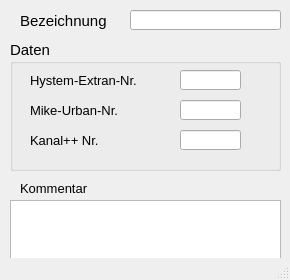
<?xml version="1.0" encoding="UTF-8"?>
<ui version="4.0">
 <class>MainWindow</class>
 <widget class="QMainWindow" name="MainWindow">
  <property name="geometry">
   <rect>
    <x>0</x>
    <y>0</y>
    <width>290</width>
    <height>280</height>
   </rect>
  </property>
  <property name="minimumSize">
   <size>
    <width>290</width>
    <height>280</height>
   </size>
  </property>
  <property name="font">
   <font>
    <family>Tahoma</family>
    <pointsize>10</pointsize>
   </font>
  </property>
  <property name="windowTitle">
   <string>MainWindow</string>
  </property>
  <property name="layoutDirection">
   <enum>Qt::LeftToRight</enum>
  </property>
  <widget class="QWidget" name="centralwidget">
   <widget class="QLabel" name="label_4">
    <property name="geometry">
     <rect>
      <x>20</x>
      <y>10</y>
      <width>120</width>
      <height>21</height>
     </rect>
    </property>
    <property name="font">
     <font>
      <family>Tahoma</family>
      <pointsize>11</pointsize>
     </font>
    </property>
    <property name="text">
     <string>Bezeichnung</string>
    </property>
    <property name="alignment">
     <set>Qt::AlignLeading|Qt::AlignLeft|Qt::AlignVCenter</set>
    </property>
   </widget>
   <widget class="QLineEdit" name="bezeichnung">
    <property name="geometry">
     <rect>
      <x>130</x>
      <y>10</y>
      <width>151</width>
      <height>20</height>
     </rect>
    </property>
    <property name="toolTip">
     <string>&lt;html&gt;&lt;head/&gt;&lt;body&gt;&lt;p&gt;Eindeutige Bezeichnung&lt;/p&gt;&lt;/body&gt;&lt;/html&gt;</string>
    </property>
    <property name="statusTip">
     <string>Eindeutige Bezeichnung</string>
    </property>
    <property name="text">
     <string/>
    </property>
   </widget>
   <widget class="QGroupBox" name="groupBox_3">
    <property name="geometry">
     <rect>
      <x>10</x>
      <y>40</y>
      <width>271</width>
      <height>131</height>
     </rect>
    </property>
    <property name="font">
     <font>
      <family>Tahoma</family>
      <pointsize>11</pointsize>
     </font>
    </property>
    <property name="title">
     <string>Daten</string>
    </property>
    <widget class="QLabel" name="label_5">
     <property name="geometry">
      <rect>
       <x>20</x>
       <y>30</y>
       <width>121</width>
       <height>21</height>
      </rect>
     </property>
     <property name="font">
      <font>
       <family>Tahoma</family>
       <pointsize>10</pointsize>
      </font>
     </property>
     <property name="text">
      <string>&lt;html&gt;&lt;head/&gt;&lt;body&gt;&lt;p&gt;Hystem-Extran-Nr.&lt;/p&gt;&lt;/body&gt;&lt;/html&gt;</string>
     </property>
     <property name="alignment">
      <set>Qt::AlignLeading|Qt::AlignLeft|Qt::AlignVCenter</set>
     </property>
    </widget>
    <widget class="QLabel" name="label_6">
     <property name="geometry">
      <rect>
       <x>20</x>
       <y>90</y>
       <width>121</width>
       <height>21</height>
      </rect>
     </property>
     <property name="font">
      <font>
       <family>Tahoma</family>
       <pointsize>10</pointsize>
      </font>
     </property>
     <property name="text">
      <string>Kanal++ Nr.</string>
     </property>
     <property name="alignment">
      <set>Qt::AlignLeading|Qt::AlignLeft|Qt::AlignVCenter</set>
     </property>
    </widget>
    <widget class="QLabel" name="label_7">
     <property name="geometry">
      <rect>
       <x>20</x>
       <y>60</y>
       <width>121</width>
       <height>21</height>
      </rect>
     </property>
     <property name="font">
      <font>
       <family>Tahoma</family>
       <pointsize>10</pointsize>
      </font>
     </property>
     <property name="text">
      <string>Mike-Urban-Nr.</string>
     </property>
     <property name="alignment">
      <set>Qt::AlignLeading|Qt::AlignLeft|Qt::AlignVCenter</set>
     </property>
    </widget>
    <widget class="QLineEdit" name="he_nr">
     <property name="enabled">
      <bool>true</bool>
     </property>
     <property name="geometry">
      <rect>
       <x>170</x>
       <y>30</y>
       <width>61</width>
       <height>20</height>
      </rect>
     </property>
     <property name="toolTip">
      <string>&lt;html&gt;&lt;head/&gt;&lt;body&gt;&lt;p&gt;Interne Nr., siehe HE-Editor: Hilfe &amp;gt; Aufzählungen: &amp;quot;Planungsstatus&amp;quot;&lt;/p&gt;&lt;/body&gt;&lt;/html&gt;</string>
     </property>
     <property name="statusTip">
      <string>Interne Nr., siehe HE-Editor: Hilfe &gt; Aufzählungen: &quot;Planungsstatus&quot;</string>
     </property>
     <property name="layoutDirection">
      <enum>Qt::RightToLeft</enum>
     </property>
     <property name="autoFillBackground">
      <bool>false</bool>
     </property>
     <property name="text">
      <string/>
     </property>
     <property name="frame">
      <bool>true</bool>
     </property>
    </widget>
    <widget class="QLineEdit" name="mu_nr">
     <property name="enabled">
      <bool>true</bool>
     </property>
     <property name="geometry">
      <rect>
       <x>170</x>
       <y>60</y>
       <width>61</width>
       <height>20</height>
      </rect>
     </property>
     <property name="toolTip">
      <string>&lt;html&gt;&lt;head/&gt;&lt;body&gt;&lt;p&gt;Nr. des Planungsstatus entspr. Mike Urban&lt;/p&gt;&lt;/body&gt;&lt;/html&gt;</string>
     </property>
     <property name="statusTip">
      <string>Nr. des Planungsstatus entspr. Mike Urban</string>
     </property>
     <property name="layoutDirection">
      <enum>Qt::RightToLeft</enum>
     </property>
     <property name="autoFillBackground">
      <bool>false</bool>
     </property>
     <property name="text">
      <string/>
     </property>
     <property name="frame">
      <bool>true</bool>
     </property>
    </widget>
    <widget class="QLineEdit" name="kp_nr">
     <property name="geometry">
      <rect>
       <x>170</x>
       <y>90</y>
       <width>61</width>
       <height>20</height>
      </rect>
     </property>
     <property name="toolTip">
      <string>&lt;html&gt;&lt;head/&gt;&lt;body&gt;&lt;p&gt;Nr. des Planungsstatus entspr. Kanal++&lt;/p&gt;&lt;/body&gt;&lt;/html&gt;</string>
     </property>
     <property name="statusTip">
      <string>Nr. des Planungsstatus entspr. Kanal++</string>
     </property>
     <property name="text">
      <string/>
     </property>
    </widget>
   </widget>
   <widget class="QTextEdit" name="kommentar">
    <property name="geometry">
     <rect>
      <x>10</x>
      <y>200</y>
      <width>271</width>
      <height>71</height>
     </rect>
    </property>
    <property name="minimumSize">
     <size>
      <width>0</width>
      <height>0</height>
     </size>
    </property>
    <property name="toolTip">
     <string>&lt;html&gt;&lt;head/&gt;&lt;body&gt;&lt;p&gt;Platz für zusätzliche Kommentare.&lt;/p&gt;&lt;/body&gt;&lt;/html&gt;</string>
    </property>
    <property name="statusTip">
     <string>Platz für zusätzliche Kommentare.</string>
    </property>
   </widget>
   <widget class="QLabel" name="label_15">
    <property name="geometry">
     <rect>
      <x>20</x>
      <y>180</y>
      <width>81</width>
      <height>16</height>
     </rect>
    </property>
    <property name="text">
     <string>Kommentar</string>
    </property>
   </widget>
  </widget>
  <widget class="QStatusBar" name="statusbar"/>
 </widget>
 <tabstops>
  <tabstop>bezeichnung</tabstop>
  <tabstop>he_nr</tabstop>
  <tabstop>mu_nr</tabstop>
  <tabstop>kp_nr</tabstop>
 </tabstops>
 <resources/>
 <connections/>
</ui>
